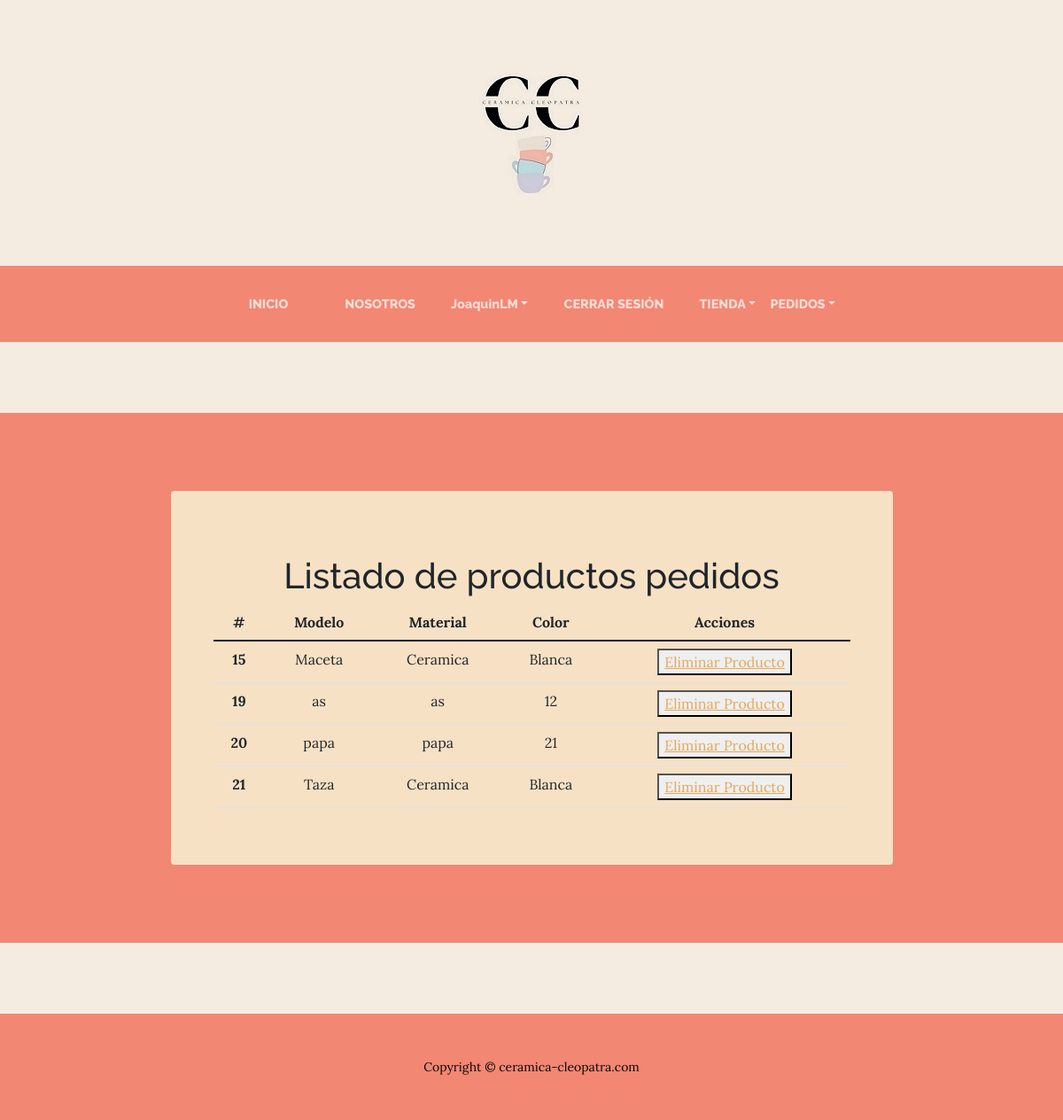
Screenshot of /AppCoder/prods/lista (signed in) with the database file from the repository.
### AppCoder/models.py (models this page shows)
class Prods(models.Model):
    nombre= models.CharField(max_length=50)
    modelo = models.CharField(max_length=100)
    material = models.CharField(max_length=40)
    color = models.CharField(max_length=40)
    imagen= models.ImageField(upload_to="productospedidos", blank=True, default= "-")

### AppCoder/views.py (the view)
# urls.py: path("prods/lista", ProdLista.as_view(), name = "Ver Productos"),
class ProdLista(ListView):
    model = Prods
    template_name = "AppCoder/Productos/prods_list.html"

### carro/context_processor.py (called while the page is built)
def importe_total_carro(request):
    carro = Carro(request)
    total=0
    if request.user.is_authenticated:
        for key, value in request.session["carro"].items():
            total=total+float(value["precio"])
    return {"importe_total_carro":total}

### AppCoder/templates/AppCoder/Productos/prods_list.html (shortened to what this page needs)
{% extends "AppCoder/padre.html" %}
    {% block titulo2 %}
    <h1 class="title-registro">Listado de productos pedidos</h1>
    <table class="table">
        <thead>
          <tr>
            <th scope="col">#</th>
            <th scope="col">Modelo</th>
            <th scope="col">Material</th>
            <th scope="col">Color</th>
            <th scope="col">Acciones</th>
          </tr>
        </thead>
        <tbody>
            {% for Prods in object_list %}
            <tr>
                <th scope="row">{{Prods.id}}</th>
                <td>{{Prods.modelo}}</td>
                <td>{{Prods.material}}</td>
                <td>{{Prods.color}}</td>
                <td>
                    <button>
                        <a href="{% url 'Producto Borrar' Prods.id %}">Eliminar Producto</a>
                    </button>
                </td>
            </tr>
            {% endfor %}
        </tbody>
      </table>
    {% endblock %}

### AppCoder/templates/AppCoder/padre.html (shortened to what this page needs)
<!DOCTYPE html>
<html lang="en">
    <head> {% load static %}
        <link href="{% static 'AppCoder\css\styles.css' %}" rel="stylesheet" />
    </head>
    <body style="background-color: rgba(244,236,225,255);">
        <header>
            <h1 class="site-heading text-center text-faded d-none d-lg-block">
                <img class="site-heading-lower" src= "{% static 'AppCoder\assets\img\ceralogo.jpg' %}" alt="..." />
            </h1>
        </header>
        <nav class="navbar navbar-expand-lg navbar-dark py-lg-4" id="mainNav">
            <div class="container">
                <div class="collapse navbar-collapse" id="navbarSupportedContent">
                    <ul class="navbar-nav mx-auto">
                        <li class="nav-item px-lg-4"><a class="nav-link text-uppercase" href="{% url 'Start' %}">Inicio</a></li>
                        <li class="nav-item px-lg-4"><a class="nav-link text-uppercase" href="{% url 'Nosotros' %}">Nosotros</a></li>
                        {% if user.is_authenticated %}
                        <li class="nav-item dropdown"><a class="nav-link dropdown-toggle" id="navbarDropdown" href="#" role="button" data-bs-toggle="dropdown" aria-expanded="false">{{user.username}}</a>
                        <li class="nav-item px-lg-4"><a class="nav-link text-uppercase" href="{% url 'Logout' %}">Cerrar Sesión</a></li>
                        {% endif %}
                        <li class="nav-item dropdown"><a class="nav-link dropdown-toggle" id="navbarDropdown" href="#" role="button" data-bs-toggle="dropdown" aria-expanded="false">TIENDA</a>
                        <li class="nav-item dropdown"> <a class="nav-link dropdown-toggle" id="navbarDropdown" href="#" role="button" data-bs-toggle="dropdown" aria-expanded="false">PEDIDOS</a>
                </div>
            </div>
        </nav>
        {% block content %}
        <section class="page-section cta">
            <div class="container">
                <div class="row">
                    <div class="col-xl-9 mx-auto">
                        <div class="cta-inner bg-faded text-center rounded">
                            <p class="mb-0">{% block titulo2 %}{% endblock %}
                        </div>
                    </div>
                </div>
            </div>
        </section>
        {% endblock %}
        <footer class="footer text-faded text-center py-5">
            <div class="container"><p class="m-0 small">Copyright &copy; ceramica-cleopatra.com</p></div>
        </footer>
    </body>
</html>

### rows the page displays
Prods: id "15", modelo "Maceta", material "Ceramica", color "Blanca"
Prods: id "19", modelo "as", material "as", color "12"
Prods: id "20", modelo "papa", material "papa", color "21"
Prods: id "21", modelo "Taza", material "Ceramica", color "Blanca"

### other values shown
{{ user.username }} "JoaquinLM"
